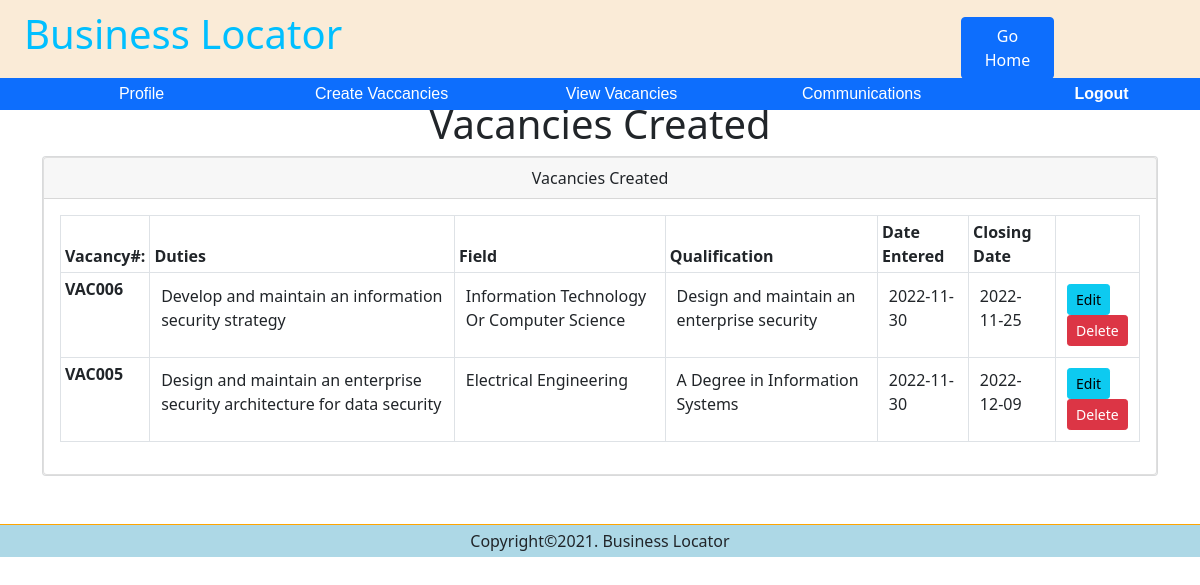
Screenshot of /company/view_vacancies.php (signed in) with the database file from the repository.
### tables this page shows
CREATE TABLE `vacancies` (
  `vacancy_id` int(11) NOT NULL,
  `comp_id` int(11) NOT NULL,
  `duties` varchar(255) NOT NULL,
  `field` varchar(255) NOT NULL,
  `qualifications` text NOT NULL,
  `closing_date` date NOT NULL,
  `latitude` varchar(255) DEFAULT NULL,
  `longitude` varchar(255) DEFAULT NULL,
  `date_entered` date NOT NULL
);

### company/view_vacancies.php (the view, shortened to what this page needs)
<?php include ("../includes/header.php") ?>
<?php include ("navbar.php") ?>
<center>
    <div id="home_table" class="mt-3">
        <h1 class="text-dark">Vacancies Created</h1>
        <div class="container">
            <div class="row">
                <div class="col-md-12">
                    <div class=" bg-light card">
                        <div class="card">
                            <div class="card-header">Vacancies Created</div>
                            <div class="card-body">
                                <table class="table table-bordered table-sm">
                                    <thead>
                                    <tr>
                                        <th scope="col">Vacancy#:</th>
                                        <th scope="col">Duties</th>
                                        <th scope="col">Field</th>
                                        <th scope="col">Qualification</th>
                                        <th scope="col">Date Entered</th>
                                        <th scope="col">Closing Date</th>
                                        <th scope="col"></th>
                                    </tr>
                                    </thead>
                                    <tbody>
                                    <?php
                                    $sql = "SELECT * FROM vacancies WHERE comp_id = '{$_SESSION['comp_id']}' ORDER BY vacancy_id DESC ";
                                    $result = $conn->query($sql);
                                    if ($result->num_rows > 0) {
                                        while($row = $result->fetch_assoc()) {
                                            $vacancy_id = $row["vacancy_id"];
                                            $duties = $row["duties"];
                                            $field = $row["field"];
                                            $qualifications = $row["qualifications"];
                                            $closing_date = $row["closing_date"];
                                            $date_entered = $row["date_entered"];
                                            ?>
                                            <tr>
                                                <th scope="row">VAC00<?php echo $vacancy_id ?></th>
                                                <td><?php echo $duties ?></td>
                                                <td><?php echo $field ?></td>
                                                <td><?php echo $qualifications ?></td>
                                                <td><?php echo $date_entered ?></td>
                                                <td><?php echo $closing_date ?></td>
                                                <td>
                                                    <a href="" class="btn btn-info btn-sm">Edit</a>
                                                    <a href="" class="btn btn-danger btn-sm">Delete</a>
                                                </td>
                                            </tr>
                                        <?php  }
                                    } ?>
                                    </tbody>
                                </table>
                            </div>
                        </div>
                    </div>
                </div>
            </div>
        </div>
    </div>
</center>
<?php include ("../includes/footer.php"); ?>

### CSS/stylesheet.css (style rules this page uses)
body { background-color: antiquewhite }
a { text-decoration: none; }
#home_table { padding: 5% 0 0 0; }
#home_table table tr td { padding: 1%; }
#home_table h1 { color: #000; }

### rows the page displays
vacancies: vacancy_id "6", duties "Develop and maintain an information security strategy", field "Information Technology Or Computer Science", qualifications "Design and maintain an enterprise security", date_entered "2022-11-30", closing_date "2022-11-25"
vacancies: vacancy_id "5", duties "Design and maintain an enterprise security architecture for data security", field "Electrical Engineering", qualifications "A Degree in Information Systems", date_entered "2022-11-30", closing_date "2022-12-09"
